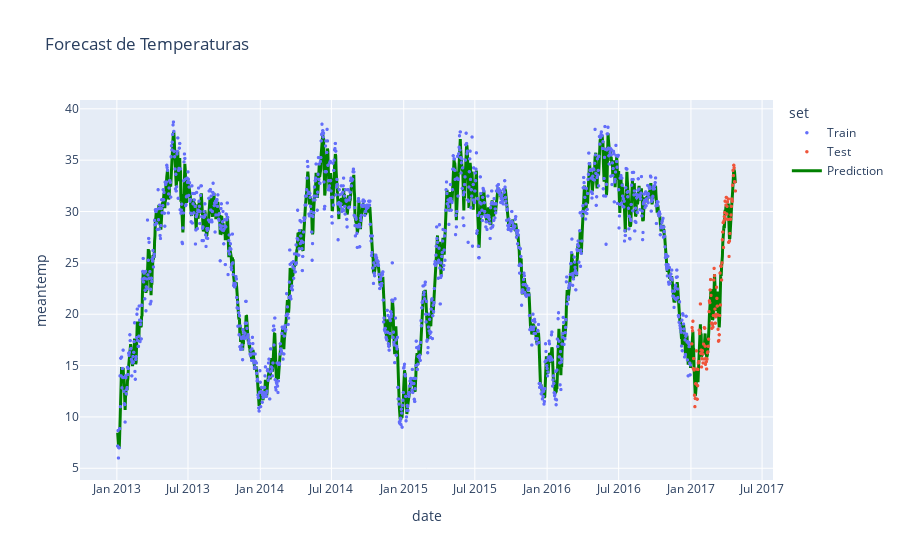

This figure's notebook cell:
### Code cell
# dropear filas según latency
new_train = df[df['set'] == 'Train'].iloc[latency:].copy()
new_test = df[df['set'] == 'Test'].iloc[latency:].copy()
new_df = pd.concat([new_train, new_test])

# plot
fig = px.scatter(new_df, x=new_df.date, y=target, title='Forecast de Temperaturas', color='set')
fig.add_scatter(x=new_df.date, y=y_pred, mode='lines', name='Prediction', line=dict(color='green', width=3))
fig.update_traces(marker=dict(size=3.5))
fig.show()
